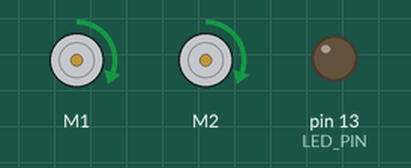
A sketch run on a simulated Arduino Uno, built with avr-gcc and run on an emulated ATmega328P. Parts: 2 × DC motor (green arrow = forward, orange = backward, longer = faster), output pins drawn as LEDs (lit = HIGH).

Above: at 0.5 s.
At 2.3 s:
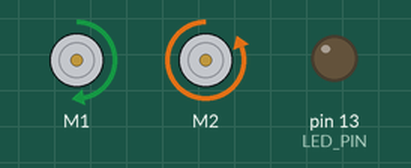
At 3.5 s:
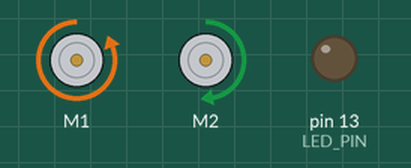
At 5.0 s:
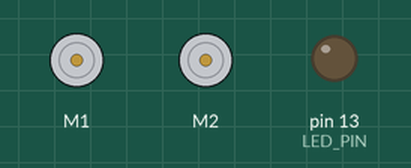
Timing chart, 0 to 6.9 s (numbered marks = the images above):
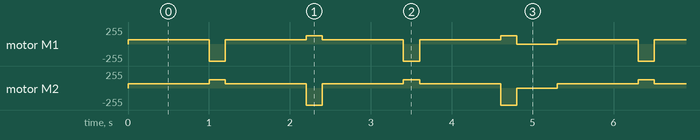

The sketch:

Zig_zag_pattern.ino
```cpp
#include <Wire.h>
#include <ZumoShield.h>

#define LED_PIN 13

ZumoMotors motors;

void setup() {
  pinMode(LED_PIN, OUTPUT);
}

void straight(int duration) {
  motors.setLeftSpeed(100);
  motors.setRightSpeed(100);
  delay(duration);

}

void turnLeft(int duration) {
  motors.setLeftSpeed(-400);
  motors.setRightSpeed(200);
  delay(duration);

}

  void turnRight(int duration) {
    motors.setLeftSpeed(200);
    motors.setRightSpeed(-400);
    delay(duration);
  }

  void stop(int duration) {
  motors.setLeftSpeed(0);
  motors.setRightSpeed(0);
  delay(duration);
}

void zig_zag(){
   straight(1000);

    turnLeft(200);

    straight(1000);

    turnRight(200);

    straight(1000);

    turnLeft(200);

    straight(1000);

    turnRight(200);

}

void loop() {
zig_zag();

stop(500);

}
```

Measured:
- by itself, motor M1: repeats every 5.3 s: backward 255/255 0.20 s, forward 63/255 1.0 s, forward 127/255 0.20 s, forward 63/255 1.0 s, backward 255/255 0.20 s, forward 63/255 1.0 s, forward 127/255 0.20 s, stopped 0.50 s, forward 63/255 1.0 s
- by itself, motor M2: repeats every 5.3 s: forward 127/255 0.20 s, forward 63/255 1.0 s, backward 255/255 0.20 s, forward 63/255 1.0 s, forward 127/255 0.20 s, forward 63/255 1.0 s, backward 255/255 0.20 s, stopped 0.50 s, forward 63/255 1.0 s
